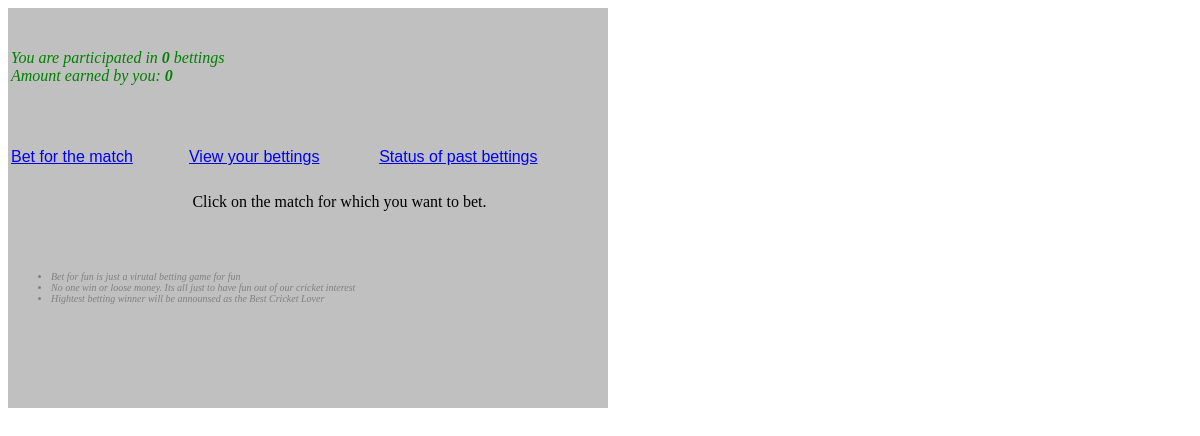
Before: / with the older database file.
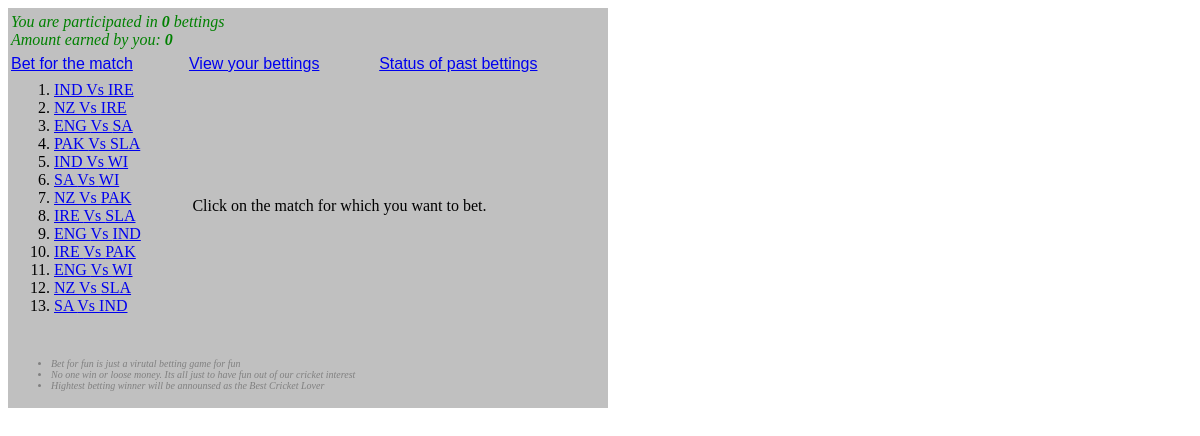
After: the same page with the newer database file.
### tables this page shows
create table matches(
match_id integer auto_increment primary key,
team1 varchar(5),
team2 varchar(5),
schedule_time datetime,
location varchar(200),
FOREIGN KEY(team1) REFERENCES teams(team_code) ON UPDATE CASCADE,
FOREIGN KEY(team2) REFERENCES teams(team_code) ON UPDATE CASCADE
);

### betForCurrentMatches.php (the view, shortened to what this page needs)
<?php
$todays_date = date("Y-m-d h:m:s");
$query = "SELECT * FROM matches where schedule_time>'$todays_date'";
$result_set_obj = mysql_query($query);
$result_set = mysql_fetch_array($result_set_obj);
?>
<table border=0 height="100%" width="100%">
	<tr>
		  <td valign="top" width="30%">
			 <ol>
			<?php
			$i=0;
			 while($i<mysql_num_rows($result_set_obj)) {
			?>
				<li>
					<a href="#" onClick="onMatchClick(<?php echo $result_set[0]; ?>)">
					<?php echo $result_set[1]." Vs " .$result_set[2] ; ?>
					</a>
				</li>
			<?php
			 $i++;
			 $result_set = mysql_fetch_array($result_set_obj);
			} ?>
			</ol>
		</td>
		<td>
		   <div id="matchQuestions">
				Click on the match for which you want to bet.
		   </div>
		</td>
	</tr>
</table>

### index.php (shortened to what this page needs)
<table border=0 width="600" height="400" bgcolor="silver">
    <tr>
        <td colspan="3" class="statusMsg">
            <?php include('userEarnings.php'); ?>
        </td>
    </tr>
	<tr>
	  <td>
		<a href="#" onClick="" class="mainLinks">
			Bet for the match
		</a>
	  </td>
	  <td class="mainLinks">
	   <a href="#">
		View your bettings
		</a>
	  </td>
	  <td>
	    <a href="#" class="mainLinks">
		Status of past bettings
		</a>
	  </td>
    </tr>
	<tr valign="top">
	 <td colspan=3 valign="top">
		<div id="body"> <?php include('betForCurrentMatches.php'); ?>
		</div>
	</tr>
    <tr valign="bottom">
	 <td colspan=3 valign="top" class="footerMsg">
        <ul>
            <li>Bet for fun is just a virutal betting game for fun</li>
            <li>No one win or loose money. Its all just to have fun out of our cricket interest</li>
            <li>Hightest betting winner will be announsed as the Best Cricket Lover</li>
        </ul>
	</tr>
</table>

### userEarnings.php (shortened to what this page needs)
<?php
$userID=$_POST['orkutId'];
$user_participation = mysql_query("select count(*) from user_bettings where user_id='$userID'");
$user_bettings_count = mysql_fetch_array($user_participation);
echo "You are participated in <b>".$user_bettings_count[0]."</b> bettings<br>";
$earnedAmount = 0;
 echo "Amount earned by you: <b>".$earnedAmount."</b>";
?>

### index.php (style rules this page uses)
.statusMsg { font-style:italic; color:green; }
.footerMsg { font-size:10px; font-style:italic; color:gray; }
.mainLinks { font-family:sans-serif; }

Changed rows visible on the page:
added matches: team1 "IND", team2 "IRE"
added matches: team1 "NZ", team2 "IRE"
added matches: team1 "ENG", team2 "SA"
added matches: team1 "PAK", team2 "SLA"
added matches: team1 "IND", team2 "WI"
added matches: team1 "SA", team2 "WI"
added matches: team1 "NZ", team2 "PAK"
added matches: team1 "IRE", team2 "SLA"
added matches: team1 "ENG", team2 "IND"
added matches: team1 "IRE", team2 "PAK"
added matches: team1 "ENG", team2 "WI"
added matches: team1 "NZ", team2 "SLA"
added matches: team1 "SA", team2 "IND"
